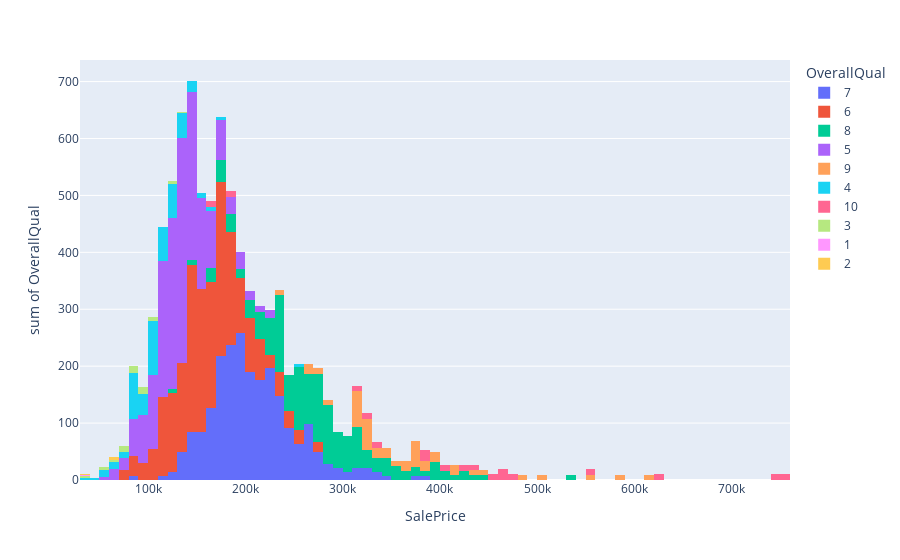

The notebook cell saved with this chart:
### Code cell
#histogram analysis of overall quality effect sale prices 
fig = px.histogram(df3, x="SalePrice", y="OverallQual", color ="OverallQual")
fig.show()

### Figure 1 — Plotly figure (JSON) as saved in the notebook; plotly's stock layout.template omitted (floating-point values rounded to 4 significant figures; data arrays with more than 128 entries replaced by an {"elided": "..."} marker saying what was removed)
{"data": [{"alignmentgroup": "True", "bingroup": "x", "histfunc": "sum", "hovertemplate": "OverallQual=7<br>SalePrice=%{x}<br>sum of OverallQual=%{y}<extra></extra>", "legendgroup": "7", "marker": {"color": "#636efa", "pattern": {"shape": ""}}, "name": "7", "offsetgroup": "7", "orientation": "v", "showlegend": true, "type": "histogram", "x": {"elided": "319 int values"}, "xaxis": "x", "y": {"elided": "319 int values"}, "yaxis": "y"}, {"alignmentgroup": "True", "bingroup": "x", "histfunc": "sum", "hovertemplate": "OverallQual=6<br>SalePrice=%{x}<br>sum of OverallQual=%{y}<extra></extra>", "legendgroup": "6", "marker": {"color": "#EF553B", "pattern": {"shape": ""}}, "name": "6", "offsetgroup": "6", "orientation": "v", "showlegend": true, "type": "histogram", "x": {"elided": "374 int values"}, "xaxis": "x", "y": {"elided": "374 int values"}, "yaxis": "y"}, {"alignmentgroup": "True", "bingroup": "x", "histfunc": "sum", "hovertemplate": "OverallQual=8<br>SalePrice=%{x}<br>sum of OverallQual=%{y}<extra></extra>", "legendgroup": "8", "marker": {"color": "#00cc96", "pattern": {"shape": ""}}, "name": "8", "offsetgroup": "8", "orientation": "v", "showlegend": true, "type": "histogram", "x": {"elided": "168 int values"}, "xaxis": "x", "y": {"elided": "168 int values"}, "yaxis": "y"}, {"alignmentgroup": "True", "bingroup": "x", "histfunc": "sum", "hovertemplate": "OverallQual=5<br>SalePrice=%{x}<br>sum of OverallQual=%{y}<extra></extra>", "legendgroup": "5", "marker": {"color": "#ab63fa", "pattern": {"shape": ""}}, "name": "5", "offsetgroup": "5", "orientation": "v", "showlegend": true, "type": "histogram", "x": {"elided": "397 int values"}, "xaxis": "x", "y": {"elided": "397 int values"}, "yaxis": "y"}, {"alignmentgroup": "True", "bingroup": "x", "histfunc": "sum", "hovertemplate": "OverallQual=9<br>SalePrice=%{x}<br>sum of OverallQual=%{y}<extra></extra>", "legendgroup": "9", "marker": {"color": "#FFA15A", "pattern": {"shape": ""}}, "name": "9", "offsetgroup": "9", "orientation": "v", "showlegend": true, "type": "histogram", "x": [345000, 277500, 319900, 385000, 412500, 501837, 415298, 360000, 342643, 377426, 266000, 437154, 318061, 394432, 380000, 326000, 374000, 446261, 315000, 325000, 313000, 314813, 370878, 285000, 320000, 264132, 485000, 582933, 350000, 328900, 611657, 320000, 239000, 395192, 315500, 556581, 335000, 367294, 378500, 325000, 333168, 315000, 377500], "xaxis": "x", "y": [9, 9, 9, 9, 9, 9, 9, 9, 9, 9, 9, 9, 9, 9, 9, 9, 9, 9, 9, 9, 9, 9, 9, 9, 9, 9, 9, 9, 9, 9, 9, 9, 9, 9, 9, 9, 9, 9, 9, 9, 9, 9, 9], "yaxis": "y"}, {"alignmentgroup": "True", "bingroup": "x", "histfunc": "sum", "hovertemplate": "OverallQual=4<br>SalePrice=%{x}<br>sum of OverallQual=%{y}<extra></extra>", "legendgroup": "4", "marker": {"color": "#19d3f3", "pattern": {"shape": ""}}, "name": "4", "offsetgroup": "4", "orientation": "v", "showlegend": true, "type": "histogram", "x": [90000, 68500, 40000, 82000, 113000, 80000, 129500, 91000, 135750, 136500, 123600, 109900, 94750, 128950, 100000, 100000, 115000, 103200, 140000, 141000, 107000, 97000, 141000, 88000, 82500, 82000, 134432, 100000, 150000, 109008, 81000, 118000, 256000, 89471, 86000, 34900, 106250, 86000, 111250, 108000, 108000, 133000, 118500, 75500, 84500, 108000, 137500, 137500, 87000, 55000, 102776, 129000, 124500, 135000, 120500, 103000, 98000, 96500, 102000, 107900, 109900, 93000, 128000, 129000, 132250, 118500, 106500, 110000, 75000, 135000, 79900, 150000, 135000, 85500, 110000, 121600, 88000, 176000, 84000, 97000, 80000, 84900, 83500, 128000, 112000, 115000, 135000, 80000, 108959, 168000, 148000, 116050, 107000, 113000, 145000, 80500, 101800, 161500, 68400, 119000, 111000, 82500, 55000, 100000, 52500, 123000, 108500, 104900, 105000, 125500, 125500, 90000, 122500, 64500, 120500, 112000], "xaxis": "x", "y": [4, 4, 4, 4, 4, 4, 4, 4, 4, 4, 4, 4, 4, 4, 4, 4, 4, 4, 4, 4, 4, 4, 4, 4, 4, 4, 4, 4, 4, 4, 4, 4, 4, 4, 4, 4, 4, 4, 4, 4, 4, 4, 4, 4, 4, 4, 4, 4, 4, 4, 4, 4, 4, 4, 4, 4, 4, 4, 4, 4, 4, 4, 4, 4, 4, 4, 4, 4, 4, 4, 4, 4, 4, 4, 4, 4, 4, 4, 4, 4, 4, 4, 4, 4, 4, 4, 4, 4, 4, 4, 4, 4, 4, 4, 4, 4, 4, 4, 4, 4, 4, 4, 4, 4, 4, 4, 4, 4, 4, 4, 4, 4, 4, 4, 4, 4], "yaxis": "y"}, {"alignmentgroup": "True", "bingroup": "x", "histfunc": "sum", "hovertemplate": "OverallQual=10<br>SalePrice=%{x}<br>sum of OverallQual=%{y}<extra></extra>", "legendgroup": "10", "marker": {"color": "#FF6692", "pattern": {"shape": ""}}, "name": "10", "offsetgroup": "10", "orientation": "v", "showlegend": true, "type": "histogram", "x": [438780, 475000, 386250, 426000, 555000, 402861, 184750, 325000, 451950, 755000, 385000, 337500, 625000, 745000, 465000, 160000, 466500, 310000], "xaxis": "x", "y": [10, 10, 10, 10, 10, 10, 10, 10, 10, 10, 10, 10, 10, 10, 10, 10, 10, 10], "yaxis": "y"}, {"alignmentgroup": "True", "bingroup": "x", "histfunc": "sum", "hovertemplate": "OverallQual=3<br>SalePrice=%{x}<br>sum of OverallQual=%{y}<extra></extra>", "legendgroup": "3", "marker": {"color": "#B6E880", "pattern": {"shape": ""}}, "name": "3", "offsetgroup": "3", "orientation": "v", "showlegend": true, "type": "histogram", "x": [107400, 85000, 76500, 126175, 87500, 120000, 67000, 52000, 93500, 37900, 91000, 82000, 139600, 81000, 92900, 95000, 72500, 79000, 58500, 105000], "xaxis": "x", "y": [3, 3, 3, 3, 3, 3, 3, 3, 3, 3, 3, 3, 3, 3, 3, 3, 3, 3, 3, 3], "yaxis": "y"}, {"alignmentgroup": "True", "bingroup": "x", "histfunc": "sum", "hovertemplate": "OverallQual=1<br>SalePrice=%{x}<br>sum of OverallQual=%{y}<extra></extra>", "legendgroup": "1", "marker": {"color": "#FF97FF", "pattern": {"shape": ""}}, "name": "1", "offsetgroup": "1", "orientation": "v", "showlegend": true, "type": "histogram", "x": [61000, 39300], "xaxis": "x", "y": [1, 1], "yaxis": "y"}, {"alignmentgroup": "True", "bingroup": "x", "histfunc": "sum", "hovertemplate": "OverallQual=2<br>SalePrice=%{x}<br>sum of OverallQual=%{y}<extra></extra>", "legendgroup": "2", "marker": {"color": "#FECB52", "pattern": {"shape": ""}}, "name": "2", "offsetgroup": "2", "orientation": "v", "showlegend": true, "type": "histogram", "x": [60000, 35311, 60000], "xaxis": "x", "y": [2, 2, 2], "yaxis": "y"}], "layout": {"barmode": "relative", "legend": {"title": {"text": "OverallQual"}, "tracegroupgap": 0}, "margin": {"t": 60}, "xaxis": {"anchor": "y", "domain": [0, 1], "title": {"text": "SalePrice"}}, "yaxis": {"anchor": "x", "categoryarray": [2, 1, 3, 10, 4, 9, 5, 8, 6, 7], "categoryorder": "array", "domain": [0, 1], "title": {"text": "sum of OverallQual"}}}}
